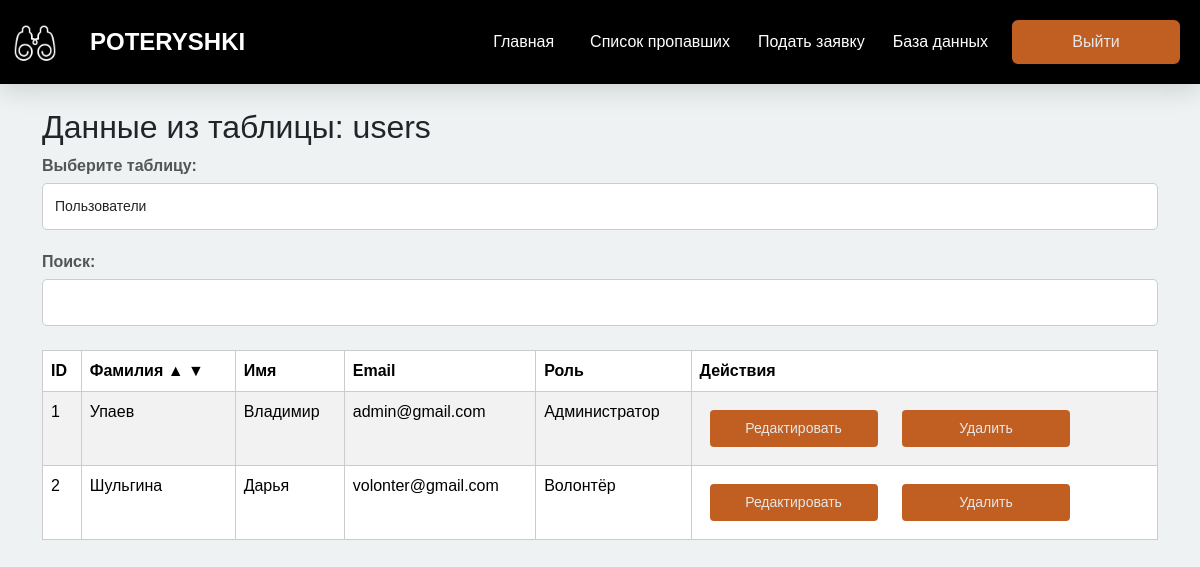
Screenshot of /database (signed in) with the database file from the repository.
### models.py (models this page shows)
class Us_user(db.Model, UserMixin):
    id = db.Column(db.Integer, primary_key=True)
    N_name = db.Column(db.String(20), nullable=False)
    Surname = db.Column(db.String(20), nullable=False)
    Email = db.Column(db.String(100), unique=True, nullable=False)
    Password = db.Column(db.String(16), nullable=False)
    Role = db.Column(db.String(50), nullable=False)
    volunteers = db.relationship('Volunteer', backref='user', lazy=True, cascade="all, delete-orphan")
    applications = db.relationship('Application', backref='application_user', lazy=True, cascade="all, delete-orphan")
    messages = db.relationship('M_Message', backref='message_user', lazy=True, cascade="all, delete-orphan")

### routes.py (the view)
@app.route("/database", methods=["GET"])
@login_required
def database():
    table_name = request.args.get('table', 'users')
    search_query = request.args.get('search', '')
    sort_column = request.args.get('sort_column', 'Surname')
    sort_order = request.args.get('sort_order', 'asc')
    allowed_tables = ['users', 'volunteers', 'middings', 'applications', 'messages', 'poisk', 'user_count']
    if table_name not in allowed_tables:
        table_name = 'users'
    data = {
        'users': get_users_data(sort_column, sort_order),
        'volunteers': get_volunteers_data(),
        'middings': get_middings_data(),
        'applications': get_applications_data(),
        'messages': get_messages_data(),
        'poisk': get_poisk_data(),
    }
    user_counts = get_user_counts()
    return render_template('database.html', table_name=table_name, data=data, user_counts=user_counts, search_query=search_query)

### config.py (called while the page is built)
@login_manager.user_loader
def load_user(user_id):
    from models import Us_user
    return Us_user.query.get(int(user_id))

### routes.py (called while the page is built)
@app.after_request
def redirect_to_signin(response):
    if response.status_code == 401:
        return redirect(url_for('login', next=request.url))
    return response

### utils.py (called while the page is built)
def get_users_data(sort_column='Surname', sort_order='asc'):
    from models import Us_user
    query = Us_user.query
    if sort_column.lower() == 'surname':
        sort_column = 'Surname'
    if sort_order == 'asc':
        query = query.order_by(getattr(Us_user, sort_column).asc())
    else:
        query = query.order_by(getattr(Us_user, sort_column).desc())
    return query.all()

def get_volunteers_data():
    from models import Volunteer, Us_user
    return db.session.query(Volunteer, Us_user).join(Us_user, Volunteer.user_id == Us_user.id).all()

def get_middings_data():
    from models import Midding
    return Midding.query.all()

def get_applications_data():
    from models import Application, Us_user, Midding
    return db.session.query(Application, Us_user, Midding). \
        join(Us_user, Application.user_id == Us_user.id). \
        join(Midding, Application.midding_id == Midding.id). \
        all()

def get_messages_data():
    from models import M_Message, Volunteer, Us_user
    return db.session.query(M_Message, Volunteer, Us_user). \
        join(Volunteer, M_Message.volunteer_id == Volunteer.id). \
        join(Us_user, M_Message.user_id == Us_user.id). \
        all()

def get_poisk_data():
    from models import Poisk, Midding, Volunteer
    return db.session.query(Poisk, Midding, Volunteer). \
        join(Volunteer, Poisk.volunteer_id == Volunteer.id). \
        join(Midding, Poisk.midding_id == Midding.id). \
        all()

def get_user_counts():
    from models import Us_user
    counts = {}
    result = db.session.query(Us_user.Role, func.count(Us_user.id)).group_by(Us_user.Role).all()
    for role, count in result:
        counts[role] = count
    return counts

### templates/database.html (shortened to what this page needs)
{% extends "base.html" %}
{% block content %}
<div class="container mt-4">
    <h2>Данные из таблицы: {{ table_name }}</h2>
    <form method="GET" action="{{ url_for('database') }}">
        <div class="form-group">
            <label for="table">Выберите таблицу:</label>
            <select name="table" id="table" class="form-control" onchange="this.form.submit()">
                <option value="users" {% if table_name == 'users' %}selected{% endif %}>Пользователи</option>
            </select>
        </div>
        <div class="form-group">
            <label for="search">Поиск:</label>
            <input type="text" id="search" name="search" class="form-control" value="{{ search_query }}" oninput="highlightMatches(this.value)">
        </div>
    </form>
    {% if (table_name in data and data[table_name]) or table_name == 'user_count' %}
        <table class="table table-striped mt-4">
            <thead>
                <tr>
                    {% if table_name == 'users' %}
                        <th>ID</th>
                        <th>
                            Фамилия
                            <span class="sort-icon" onclick="sortTable('surname', 'asc')">▲</span>
                            <span class="sort-icon" onclick="sortTable('surname', 'desc')">▼</span>
                        </th>
                        <th>Имя</th>
                        <th>Email</th>
                        <th>Роль</th>
                        {% if current_user.Role.lower() == 'администратор' %}
                            <th>Действия</th>
                        {% endif %}
                    {% elif table_name == 'applications' %}
                        <th>ID</th>
                        <th>Фамилия имя отправителя</th>
                        <th>ФИО пропавшего</th>
                    {% elif table_name == 'poisk' %}
                        <th>ID</th>
                        <th>Фамилия имя волонтёра</th>
                        <th>ФИО пропавшего</th>
                    {% elif table_name == 'user_count' %}
                        <th>Роль</th>
                        <th>Количество</th>
                    {% endif %}
                </tr>
            </thead>
            <tbody>
                {% if table_name == 'user_count' %}
                    {% for role, count in user_counts.items() %}
                        <tr>
                            <td>{{ role }}</td>
                            <td>{{ count }}</td>
                        </tr>
                    {% endfor %}
                {% else %}
                    {% for item in data[table_name] %}
                    <tr>
                        {% if table_name == 'users' %}
                            <td>{{ item.id }}</td>
                            <td>{{ item.Surname }}</td>
                            <td>{{ item.N_name }}</td>
                            <td>{{ item.Email }}</td>
                            <td>{{ item.Role }}</td>
                            {% if current_user.Role.lower() == 'администратор' %}
                                <td>
                                    <a href="{{ url_for('edit_user', user_id=item.id) }}" class="btn btn-warning btn-sm">Редактировать</a>
                                    <form method="POST" action="{{ url_for('delete_data', table=table_name, id=item.id) }}" style="display:inline;">
                                        <button type="submit" class="btn btn-danger btn-sm">Удалить</button>
                                    </form>
                                </td>
                            {% endif %}
                        {% elif table_name == 'applications' %}
                            <td>{{ item.Application.id }}</td>
                            <td>{{ item.Us_user.Surname }} {{ item.Us_user.N_name }}</td>
                            <td>{{ item.Midding.Surname }} {{ item.Midding.Name }} {{ item.Midding.Patronymic }}</td>
                        {% elif table_name == 'poisk' %}
                            <td>{{ item[0].id }}</td>
                            <td>{{ item[2].us_user.Surname }} {{ item[2].us_user.N_name }}</td>
                            <td>{{ item[1].Surname }} {{ item[1].Name }} {{ item[1].Patronymic }}</td>
                        {% endif %}
                        </tr>
                    {% endfor %}
                {% endif %}
            </tbody>
        </table>
    {% else %}
        <p class="mt-4">Нет данных для отображения.</p>
    {% endif %}
</div>
{% endblock %}

### static/css/styles.css (style rules this page uses)
html, body { height: 100%; }
a { color: rgb(193, 95, 34); text-decoration: none; }
.btn { background-color: rgb(193, 95, 34); color: rgb(231, 231, 231); border: 0.5vh solid rgb(193, 95, 34); width: 21vh; margin: 10px; }
body { background-color: #eef2f3; font-family: 'Arial', sans-serif; margin: 0; padding: 0; }
.form-group { margin-bottom: 20px; }
label { font-weight: bold; color: #555; margin-bottom: 5px; }
.form-control { width: 100%; padding: 12px; border: 1px solid #ccc; border-radius: 5px; font-size: 14px; transition: border-color 0.3s, box-shadow 0.3s; }
table { width: 100%; border-collapse: collapse; margin-top: 20px; }
th, td { border: 1px solid #ccc; padding: 10px; text-align: left; color: #000; }
th { background-color: #f1f1f1; font-weight: 700; }
.table-striped tbody tr:nth-of-type(odd) { background-color: #f9f9f9; }

### rows the page displays
Us_user: id "1", Surname "Упаев", N_name "Владимир", Email "admin@gmail.com", Role "Администратор"
Us_user: id "2", Surname "Шульгина", N_name "Дарья", Email "volonter@gmail.com", Role "Волонтёр"

### other values shown
{{ table_name }} "users"
